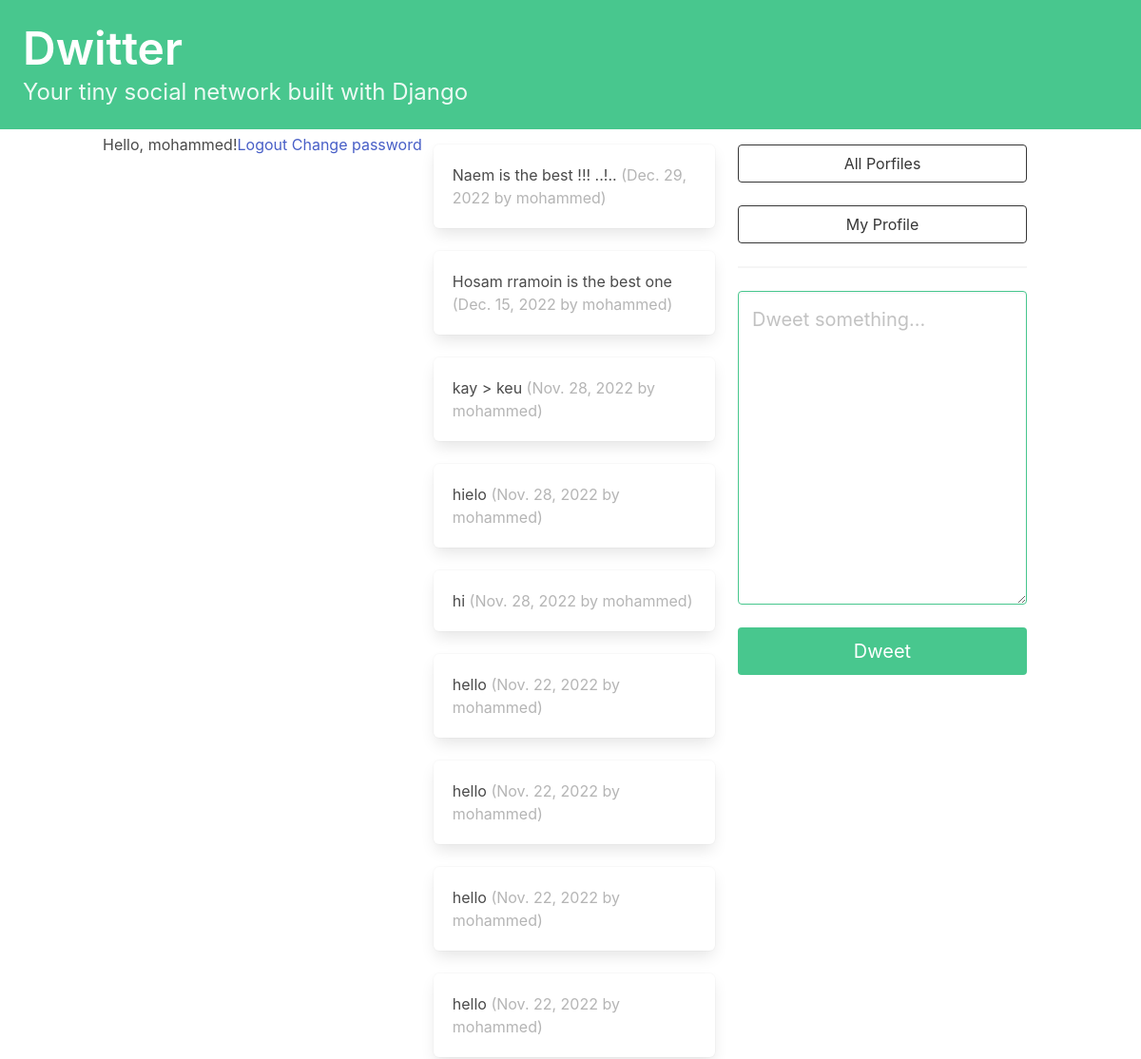
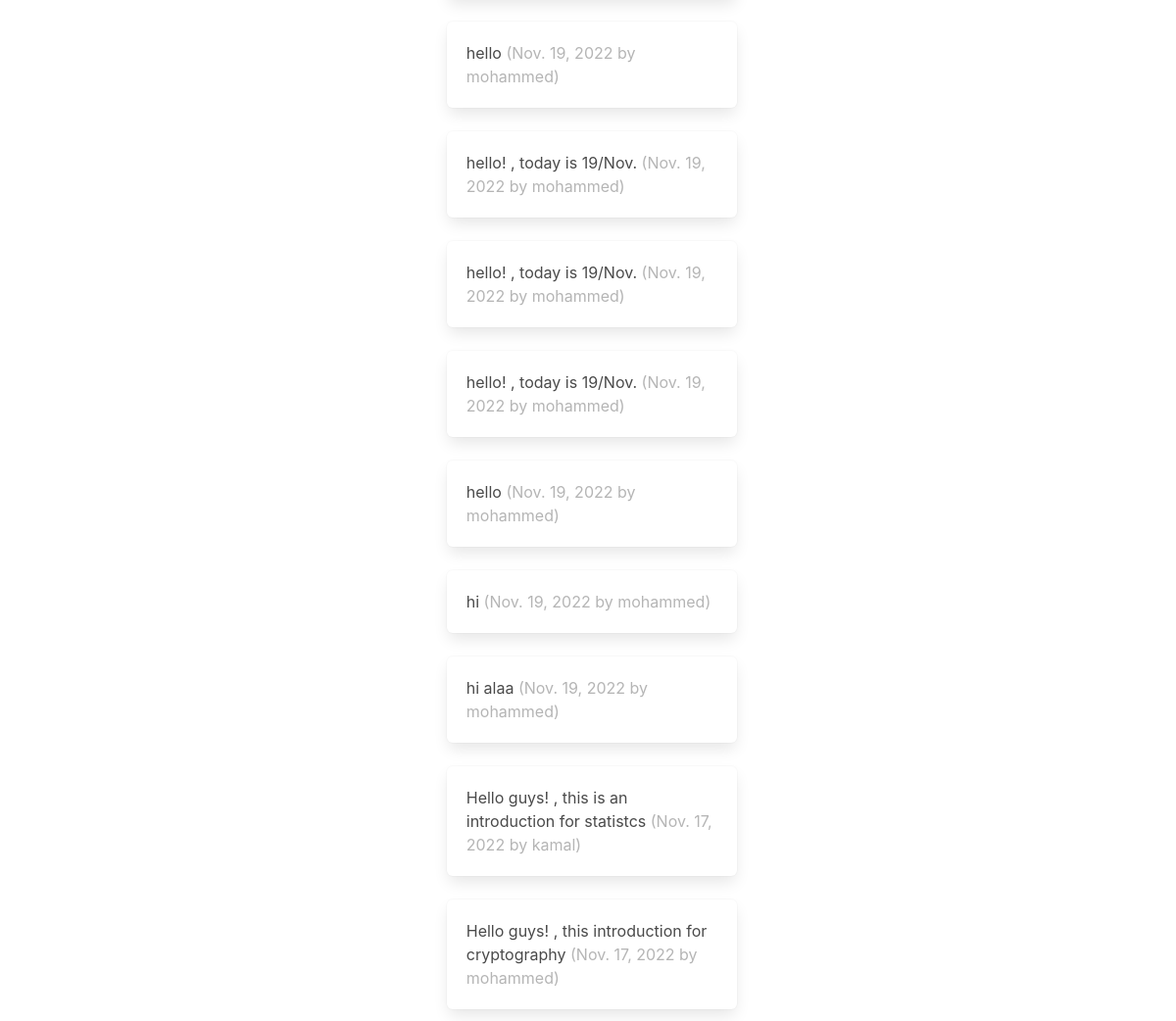
The app's page / (signed in) with its own data (2 pictures, top to bottom).
### dwitter/models.py (models this page shows, shortened)
class Dweet(models.Model):
        user=models.ForeignKey(
                User,related_name="dweets",on_delete=models.DO_NOTHING
        )
        body=models.CharField(max_length=140)
        created_at=models.DateField(auto_now_add=True)

### dwitter/views.py (the view)
# urls.py: path("",dashboard,name="dashboard"),
@login_required(login_url='accounts/login')
def dashboard(request):
    form=DweetForm(request.POST or None)
    if request.method=="POST":
        if form.is_valid():
           dweet=form.save(commit=False)
           dweet.user=request.user
           dweet.save()
        return redirect("dwitter:dashboard")
    followed_dweets=Dweet.objects.filter(
        user__profile__in=request.user.profile.follows.all()
    ).order_by("-created_at")
    return render(
        request,
        "dwitter/dashboard.html",
        {"form":form,"dweets":followed_dweets},
        )

### dwitter/forms.py
class DweetForm(forms.ModelForm):
        body = forms.CharField(
                required=True,
                widget=forms.widgets.Textarea(
                attrs={
                "placeholder": "Dweet something...",
                "class": "textarea is-success is-medium",
                }
                ),
                label="",
                )
        class Meta:
            model = Dweet
            exclude = ("user",)

### dwitter/templates/dwitter/dashboard.html (shortened to what this page needs)
{% extends 'base.html' %}
{% block content %}
Hello, {{ user.username|default:'Guest' }}!
<div>
    {% if user.is_authenticated %}
    <a href="{% url 'dwitter:logout' %}">Logout</a>
    <a href="{% url 'dwitter:password_change'%}">Change password</a>
    </div>
<div class="column">
        {% for dweet in dweets %}
            <div class="box">
                {{dweet.body}}
                <span class="is-small has-text-grey-light">
                    ({{ dweet.created_at }} by {{ dweet.user.username }})
                </span>
            </div>
        {% endfor %}
</div>
<div class="column is-one-third">
    <div class="block">
        <a href="{% url 'dwitter:profile_list' %}">
            <button class ="button is-dark is-outlined is-fullwidth">
                All Porfiles
            </button>
        </a>
    </div>
    <div class=""block>
        <a href="{% url 'dwitter:profile' request.user.profile.id %}">
           <button class="button is-dark is-outlined is-fullwidth">
            My Profile
        </button>
        </a>
    </div>
    <hr>
    <form method="post">
        {{ form.as_p }}
        <button class="button is-success is-fullwidth is-medium mt-5"
                type="submit">Dweet
        </button>
    </form>
</div>
{% endif %}
{% endblock content %}

### dwitter/templates/base.html (shortened to what this page needs)
<!DOCTYPE html>
<html lang="en">
    <head>
        <link rel="stylesheet"
            href="https://cdn.jsdelivr.net/npm/bulma@0.9.3/css/bulma.min.css">
    </head>
    <body>
        <section class="hero is-small is-success mb-4">
            <div class="hero-body">
                <h1 class="title is-1">Dwitter</h1>
                <p class="subtitle is-4">
                    Your tiny social network built with Django
                </p>
            </div>
        </section>
        <div class="container">
            <div class="columns">
                {% block content %}
                {% endblock content %}
            </div>
        </div>
    </body>
</html>

### records on screen
Dweet: body "Naem is the best !!! ..!..", created_at "Dec. 29, 2022", user.username "mohammed"
Dweet: body "Hosam rramoin is the best one", created_at "Dec. 15, 2022", user.username "mohammed"
Dweet: body "kay > keu", created_at "Nov. 28, 2022", user.username "mohammed"
Dweet: body "hielo", created_at "Nov. 28, 2022", user.username "mohammed"
Dweet: body "hi", created_at "Nov. 28, 2022", user.username "mohammed"
Dweet: body "hello", created_at "Nov. 22, 2022", user.username "mohammed"
Dweet: body "hello", created_at "Nov. 22, 2022", user.username "mohammed"
Dweet: body "hello", created_at "Nov. 22, 2022", user.username "mohammed"
Dweet: body "hello", created_at "Nov. 22, 2022", user.username "mohammed"
Dweet: body "hello", created_at "Nov. 19, 2022", user.username "mohammed"
Dweet: body "hello! , today is 19/Nov.", created_at "Nov. 19, 2022", user.username "mohammed"
Dweet: body "hello! , today is 19/Nov.", created_at "Nov. 19, 2022", user.username "mohammed"
Dweet: body "hello! , today is 19/Nov.", created_at "Nov. 19, 2022", user.username "mohammed"
Dweet: body "hello", created_at "Nov. 19, 2022", user.username "mohammed"
Dweet: body "hi", created_at "Nov. 19, 2022", user.username "mohammed"
Dweet: body "hi alaa", created_at "Nov. 19, 2022", user.username "mohammed"
Dweet: body "Hello guys! , this is an introduction for statistcs", created_at "Nov. 17, 2022", user.username "kamal"
Dweet: body "Hello guys! , this introduction for cryptography", created_at "Nov. 17, 2022", user.username "mohammed"

### other values on screen
{{ user.username|default:'Guest' }} "mohammed"
